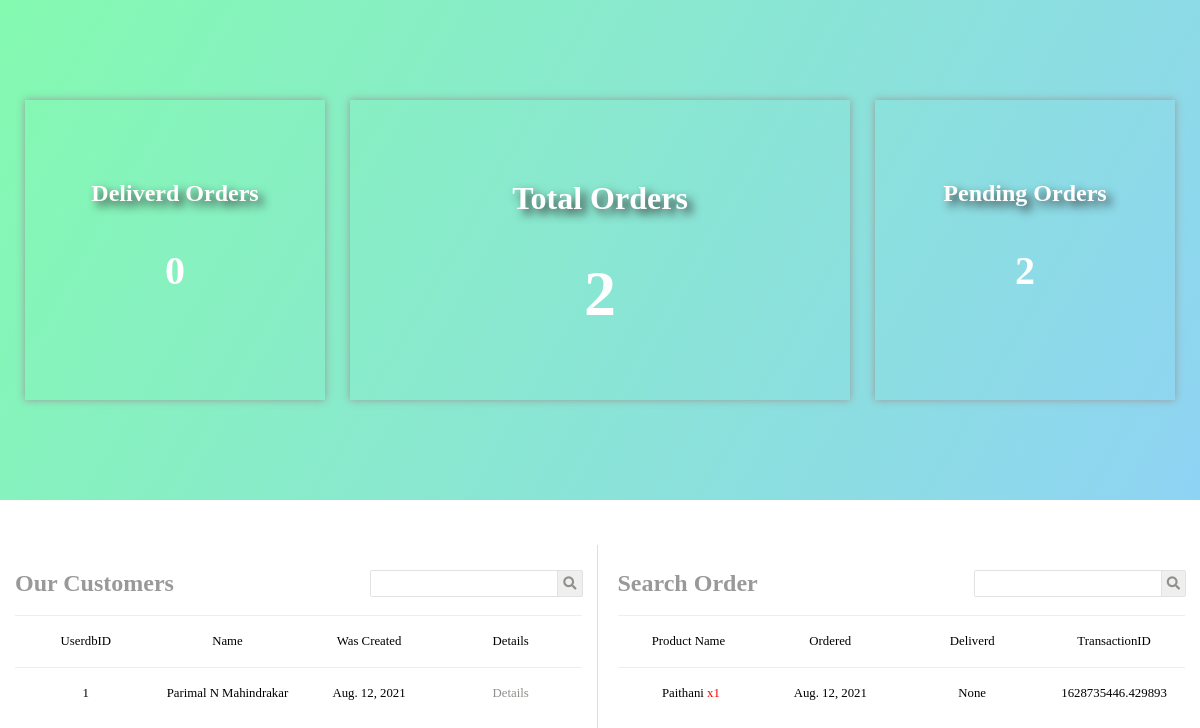
Page /AdminModel/ (signed in) on the committed database.
### EcommerceApp/models.py (models this page shows, shortened)
class Customer(models.Model):
    user = models.OneToOneField(User, null=True, blank=True, on_delete=models.CASCADE)
    name = models.CharField(max_length=200, null=True, blank=True)
    date_created = models.DateTimeField(auto_now_add=True, null=True)
    email = models.CharField(max_length=200, null=True, blank=True)

class Product(models.Model):
    name = models.CharField(max_length=200)
    price = models.FloatField()
    image = models.ImageField()
    image1 = models.ImageField(null=True,blank=True)
    image2 = models.ImageField(null=True,blank=True)
    image3 = models.ImageField(null=True,blank=True)
    image4 = models.ImageField(null=True,blank=True)
    image5 = models.ImageField(null=True,blank=True)
    image6 = models.ImageField(null=True,blank=True)
    image7 = models.ImageField(null=True,blank=True)
    image8 = models.ImageField(null=True,blank=True)
    image9 = models.ImageField(null=True,blank=True)
    image10 = models.ImageField(null=True,blank=True)
    category = models.CharField(max_length=20, choices=CHOICES)
    is_avaible = models.BooleanField(default=True)
    fabric = models.CharField(max_length=256, blank=True, null=True)
    pattern = models.CharField(max_length=256, blank=True, null=True)
    color = models.CharField(max_length=256, blank=True, null=True)
    style = models.CharField(max_length=256, blank=True, null=True)
    in_the_pack = models.IntegerField(blank=True, null=True)
    def __str__(self):
        return self.name

class Order(models.Model):
    customer = models.ForeignKey(Customer, on_delete=models.CASCADE)
    date_ordered = models.DateTimeField(auto_now_add=True)
    date_deliverd = models.DateTimeField(auto_now=True)
    complete = models.BooleanField(default=False)
    transaction_id = models.CharField(max_length=200)
    is_deliverd = models.BooleanField(default=False,blank=True)

### AdminModel/views.py (the view)
# urls.py: path("", all_esite_details),
def all_esite_details(request):
    if request.user.is_superuser:
        users = Customer.objects.all()
        orders = Order.objects.filter(complete=True)
        delivered_orders = orders.filter(
            Q(is_deliverd=True) &
            Q(complete=True)
        ).count()
        pending_orders = orders.filter(
            Q(is_deliverd=False) &
            Q(complete=True)
        ).count()
        recent_orders = Order.objects.filter(complete=True)
        recent_orders_dict = {}
        if recent_orders.exists():
            for i in recent_orders:
                recent_orders_dict.update({
                    i: {
                        'product': [(j.product, j.quantity) for j in i.orderitem_set.filter(order=i)],
                        'is_deliverd': i.is_deliverd,
                        'date_ordered': i.date_ordered,
                        'date_deliverd': i.date_deliverd,
                        'transaction_id': i.transaction_id
                    }
                })
        context = {
            'users': users,
            'total_orders': orders.count(),
            'delivered_orders': delivered_orders,
            'pending_orders': pending_orders,
            'orders': orders,
            'recent_orders_dict': recent_orders_dict
        }
        return render(request, "AdminModel/all_esite_details.html", context)
    else:
        return render(request, "404.html")

### EcommerceApp/templatetags/templatefilters.py (called while the page is built)
@register.filter(name='orderbydate')
def orderbydate_(list_):
    return reversed(list_)

### templates/AdminModel/all_esite_details.html (shortened to what this page needs)
{% if request.user.is_superuser %}
<!DOCTYPE html>
<html lang="en">
{% load static %}
{% load orderbydate from templatefilters %}
{% load checklength from templatefilters %}
<head>
    <link rel="stylesheet" href="{% static 'css/esite_details.css' %}">
    <link rel="stylesheet" href="{% static 'css/fontawesome-all.min.css' %}">
</head>
<body>
    <header class="first__header">
        <div class="header__boxex">
            <h1><a class="deliverd_orders">Deliverd Orders</a></h1>
            <h1>{{delivered_orders}}</h1>
        </div>
        <div class="header__boxex">
            <h1><a class="total_orders">Total Orders</a></h1>
            <h1>{{total_orders}}</h1>
        </div>
        <div class="header__boxex">
            <h1><a class="pending_orders">Pending Orders</a></h1>
            <h1>{{pending_orders}}</h1>
        </div>
    </header>
    <section class="searching__functionality">
        <div class="search__user__functionlaity make__border">
            <div class="heading__and__search">
                <h1>Our Customers</h1>
                <div class="search__the__user">
                    <input id="take_input_text" type="text">
                    <button id="take_the_name_input"><i class="fas fa-search"></i></button>
                </div>
            </div>
            <br>
            <hr> <br>
            <div class="arrange__users__by__grid">
                <p>UserdbID</p>
                <p>Name</p>
                <p>Was Created</p>
                <p>Details</p>
            </div>
            <br>
            <hr> <br>
            <div class="scrollable add_data">
                {% for user in users|orderbydate %}
                <div class="arrange__users__by__grid">
                    <p> {{user.id}} </p>
                    <p>
                        {% if user.user.is_active %}
                        {{user.name}}
                        {% else %}
                        <span style="color: red;">*</span>
                        {{user.name}}
                        {% endif %}
                    </p>
                    <p>{{user.date_created.date}}</p>
                    <p><a href="{% url 'cust_detail' user.id %}">Details</a></p>
                </div> <br>
                {% endfor %}
            </div>
        </div>
        <div class="search__user__functionlaity margin__left">
            <div class="heading__and__search">
                <h1>Search Order</h1>
                <div class="search__the__user">
                    <input id="take__orders__input" type="text">
                    <button id="take__orders__button"><i class="fas fa-search"></i></button>
                </div>
            </div>
            <br>
            <hr> <br>
            <div class="arrange__users__by__grid">
                <p>Product Name</p>
                <p>Ordered</p>
                <p>Deliverd</p>
                <p class="chnge_to_prson">TransactionID</p>
            </div>
            <br>
            <hr> <br>
            <div class="scrollable orders__apppend">
                {% for key,val in recent_orders_dict.items|orderbydate %}
                {% for term in val.product %}
                <div class="arrange__users__by__grid orders__informations">
                    <p>{{term.0}}<span style="color: red;"> x{{term.1}}</span> </p>
                    <p>{{val.date_ordered.date}} </p>
                    <p>
                        {% if val.is_deliverd %}
                        {{val.date_deliverd.date}}
                        {% else %}
                        None
                        {% endif %}
                    </p>
                    <p class="some_need_ful_info">{{key.transaction_id}}</p>
                </div> <br>
                {% endfor %}
                {% endfor %}
            </div>
        </div>
    </section>
</body>
</html>
{% endif %}

### static/css/esite_details.css (style rules this page uses)
* { margin: 0; padding: 0; box-sizing: border-box; }
a { text-decoration: none; cursor: pointer; color: #908f8c; transition: 0.4s; }
i { color: #908f8c; }
header.first__header { background-image: linear-gradient(120deg, #84fab0 0%, #8fd3f4 100%); height: 500px; width: 100%; display: grid; grid-template-columns: 1fr 1.2fr 1fr; padding-top: 100px; }
header.first__header .header__boxex { width: 300px; height: 300px; box-shadow: 0px 0px 8px #999; justify-self: center; padding-top: 40px; }
header.first__header .header__boxex:nth-child(2) { width: 550px; }
@media (max-width: 1238px) { header.first__header .header__boxex:nth-child(2) { width: 500px; } }
header.first__header .header__boxex h1 { padding-top: 40px; text-align: center; color: #fff; }
header.first__header .header__boxex h1 a { color: #fff; text-decoration: none; text-shadow: 5px 5px 10px #333; padding: 8px; }
header.first__header .header__boxex h1:nth-child(2) { font-size: 4em; }
header.first__header .header__boxex:nth-child(1) h1, header.first__header .header__boxex:nth-child(3) h1 { font-size: 1.5em; }
header.first__header .header__boxex:nth-child(1) h1:nth-child(2), header.first__header .header__boxex:nth-child(3) h1:nth-child(2) { font-size: 2.5em; }
section.searching__functionality { width: 100%; height: 100%; display: grid; grid-template-columns: 1fr 1fr; grid-gap: 5px; margin: 45px 0; }
section.searching__functionality div.search__user__functionlaity, section.searching__functionality div.search__trns__id__functionality { height: 700px; }
@media (max-width: 1624px) { section.searching__functionality div.search__user__functionlaity, section.searching__functionality div.search__trns__id__functionality { height: 600px; } }
@media (max-width: 1400px) { section.searching__functionality div.search__user__functionlaity, section.searching__functionality div.search__trns__id__functionality { height: 550px; } }
@media (max-width: 1200px) { section.searching__functionality div.search__user__functionlaity, section.searching__functionality div.search__trns__id__functionality { height: 500px; } }
section.searching__functionality div.make__border { border-right: 1px #ddd solid; }
section.searching__functionality div.search__user__functionlaity { padding: 25px 15px; }
section.searching__functionality div.search__user__functionlaity .heading__and__search { display: flex; justify-content: space-between; align-items: center; }
section.searching__functionality div.search__user__functionlaity .heading__and__search h1 { color: #999; }
section.searching__functionality div.search__user__functionlaity .heading__and__search .search__the__user { display: flex; }
section.searching__functionality div.search__user__functionlaity .heading__and__search .search__the__user input, section.searching__functionality div.search__user__functionlaity .heading__and__search .search__the__user button { padding: 5px; border: none; outline: none; box-shadow: 0px 0px 1px #555; color: #777; }
section.searching__functionality div.search__user__functionlaity .heading__and__search .search__the__user button { cursor: pointer; }
section.searching__functionality div.search__user__functionlaity hr { border: none; height: 1px; background-color: #eee; }
section.searching__functionality div.search__user__functionlaity div.scrollable { height: 500px; overflow-y: scroll; }
@media (max-width: 1624px) { section.searching__functionality div.search__user__functionlaity div.scrollable { height: 450px; } }
@media (max-width: 1400px) { section.searching__functionality div.search__user__functionlaity div.scrollable { height: 400px; } }
@media (max-width: 1200px) { section.searching__functionality div.search__user__functionlaity div.scrollable { height: 350px; } }
section.searching__functionality div.search__user__functionlaity div.orders__informations p { align-self: center; }
section.searching__functionality div.search__user__functionlaity div.orders__informations p:first-child { max-height: 70px; overflow-y: scroll; padding: 0 10px 0 15px; }
section.searching__functionality div.search__user__functionlaity div.arrange__users__by__grid { display: grid; grid-template-columns: repeat(4, 1fr); }
section.searching__functionality div.search__user__functionlaity div.arrange__users__by__grid p { justify-self: center; }
@media (max-width: 1400px) { section.searching__functionality div.search__user__functionlaity div.arrange__users__by__grid p { font-size: 0.8em; } }

### rows in the picture
Customer: id "1", name "Parimal N Mahindrakar", date_created "Aug. 12, 2021"
Order: transaction_id "1628735446.429893"
Product: name "Paithani", term "1", date_ordered "Aug. 12, 2021"

### other values in the picture
{{ delivered_orders }} "0"
{{ total_orders }} "2"
{{ pending_orders }} "2"
